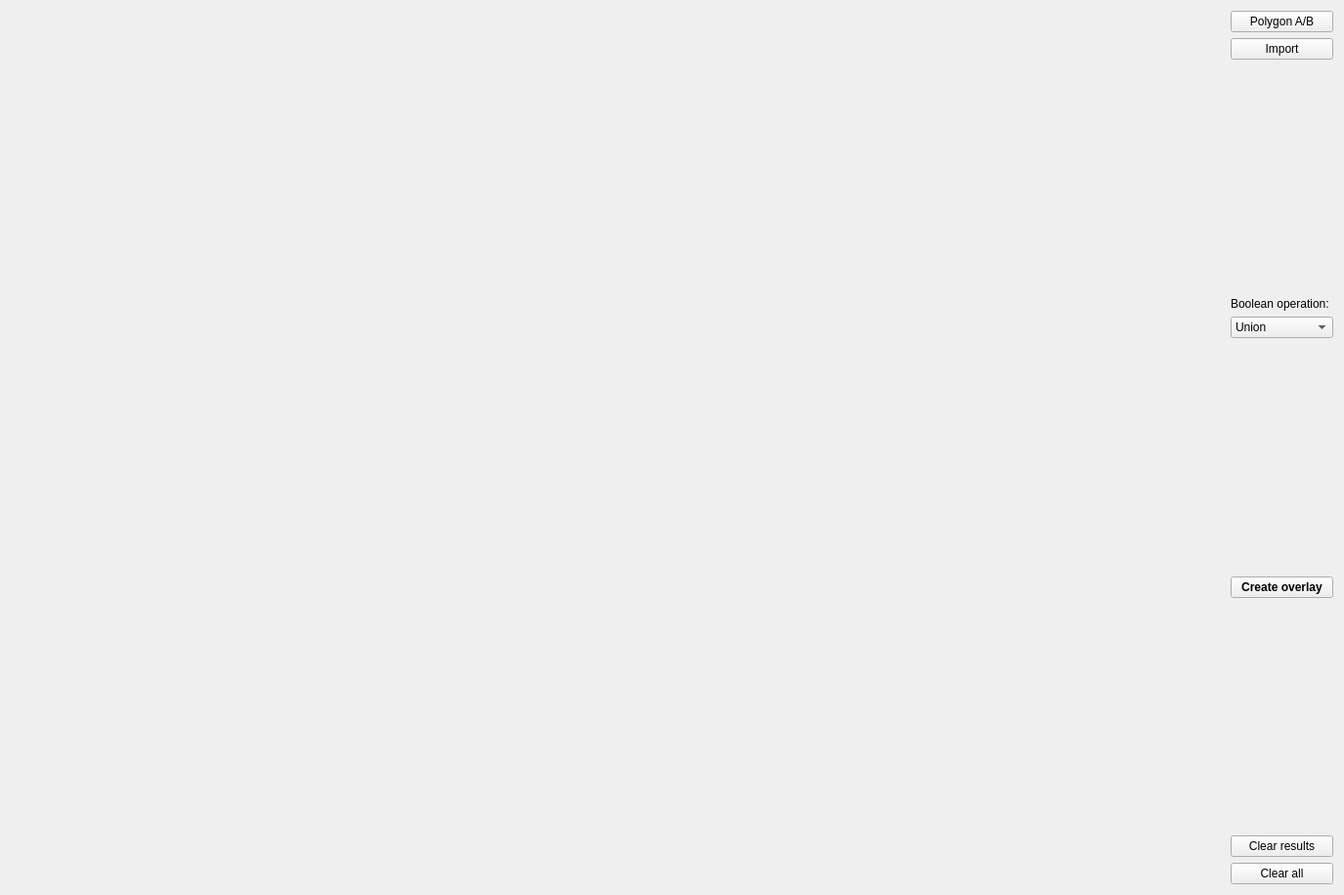
<?xml version="1.0" encoding="UTF-8"?>
<ui version="4.0">
 <class>Widget</class>
 <widget class="QWidget" name="Widget">
  <property name="geometry">
   <rect>
    <x>0</x>
    <y>0</y>
    <width>1375</width>
    <height>916</height>
   </rect>
  </property>
  <property name="windowTitle">
   <string>Boolean operations on polygons</string>
  </property>
  <layout class="QHBoxLayout" name="horizontalLayout">
   <item>
    <widget class="Draw" name="Canvas" native="true">
     <property name="sizePolicy">
      <sizepolicy hsizetype="Preferred" vsizetype="Preferred">
       <horstretch>1</horstretch>
       <verstretch>1</verstretch>
      </sizepolicy>
     </property>
    </widget>
   </item>
   <item>
    <layout class="QVBoxLayout" name="verticalLayout">
     <item>
      <widget class="QPushButton" name="pushButton">
       <property name="text">
        <string>Polygon A/B</string>
       </property>
      </widget>
     </item>
     <item>
      <widget class="QPushButton" name="pushButton_5">
       <property name="text">
        <string>Import</string>
       </property>
      </widget>
     </item>
     <item>
      <spacer name="verticalSpacer">
       <property name="orientation">
        <enum>Qt::Vertical</enum>
       </property>
       <property name="sizeHint" stdset="0">
        <size>
         <width>20</width>
         <height>40</height>
        </size>
       </property>
      </spacer>
     </item>
     <item>
      <widget class="QLabel" name="label">
       <property name="text">
        <string>Boolean operation:</string>
       </property>
      </widget>
     </item>
     <item>
      <widget class="QComboBox" name="comboBox">
       <item>
        <property name="text">
         <string>Union</string>
        </property>
       </item>
       <item>
        <property name="text">
         <string>Intersect</string>
        </property>
       </item>
       <item>
        <property name="text">
         <string>Difference AB</string>
        </property>
       </item>
       <item>
        <property name="text">
         <string>Difference BA</string>
        </property>
       </item>
      </widget>
     </item>
     <item>
      <spacer name="verticalSpacer_2">
       <property name="orientation">
        <enum>Qt::Vertical</enum>
       </property>
       <property name="sizeHint" stdset="0">
        <size>
         <width>20</width>
         <height>40</height>
        </size>
       </property>
      </spacer>
     </item>
     <item>
      <widget class="QPushButton" name="pushButton_2">
       <property name="font">
        <font>
         <weight>75</weight>
         <bold>true</bold>
        </font>
       </property>
       <property name="text">
        <string>Create overlay</string>
       </property>
      </widget>
     </item>
     <item>
      <spacer name="verticalSpacer_3">
       <property name="orientation">
        <enum>Qt::Vertical</enum>
       </property>
       <property name="sizeHint" stdset="0">
        <size>
         <width>20</width>
         <height>40</height>
        </size>
       </property>
      </spacer>
     </item>
     <item>
      <widget class="QPushButton" name="pushButton_3">
       <property name="text">
        <string>Clear results</string>
       </property>
      </widget>
     </item>
     <item>
      <widget class="QPushButton" name="pushButton_4">
       <property name="text">
        <string>Clear all</string>
       </property>
      </widget>
     </item>
    </layout>
   </item>
  </layout>
 </widget>
 <customwidgets>
  <customwidget>
   <class>Draw</class>
   <extends>QWidget</extends>
   <header location="global">draw.h</header>
   <container>1</container>
  </customwidget>
 </customwidgets>
 <resources/>
 <connections/>
</ui>
